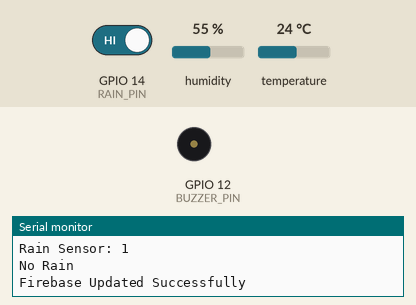
Simulated run of this sketch. Board: ESP8266 (NodeMCU). On the bench: buzzer (waves = sounding, pin HIGH), the last lines printed to the serial monitor. Inputs (shaded band) come from the test bench; at power-on: GPIO 14 (RAIN_PIN) HIGH, humidity 55 %, temperature 24 °C. WiFi joins after 1.5 s; servers stay silent unless stated; the local clock reads 2024-03-15 10:24:30 at power-on unless the sketch sets it.

Above: at 3.7 s.
3.8 s: GPIO 14 (RAIN_PIN) driven LOW
At 8.5 s:
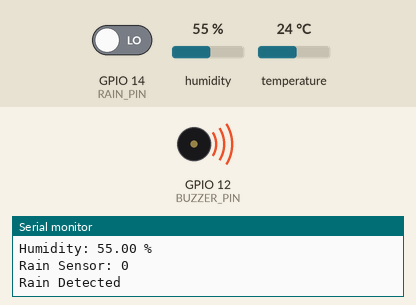
10.1 s: GPIO 14 (RAIN_PIN) driven HIGH
At 14.9 s:
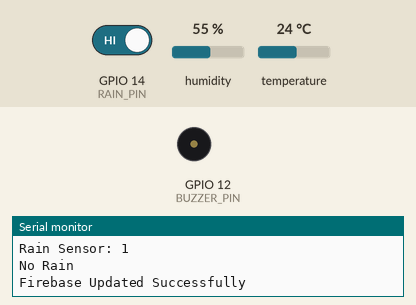
Timing chart, 0 to 16.4 s (numbered marks = the images above; inputs shaded):
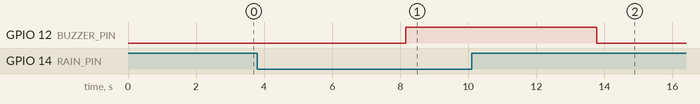

The sketch:

weather.ino
```cpp
#include <ESP8266WiFi.h>
#include <Firebase_ESP_Client.h>
#include <DHT.h>
#include "addons/TokenHelper.h"
#include <time.h>

/* WIFI SETTINGS */
#define WIFI_SSID "Wifi"
#define WIFI_PASSWORD "09070907"

/* FIREBASE SETTINGS */
#define API_KEY "AIzaSyCd2mUtd9bf3A8kRfDzUEMT-kS3ul7pE_k"
#define DATABASE_URL "https://weather-monitoring-e6913-default-rtdb.firebaseio.com/"

/* SENSOR PINS */
#define DHTPIN 2       // D4 GPIO2
#define RAIN_PIN 14    // D5 GPIO14
#define BUZZER_PIN 12  // D6 GPIO12

#define DHTTYPE DHT11

DHT dht(DHTPIN, DHTTYPE);

/* FIREBASE OBJECTS */
FirebaseData fbdo;
FirebaseAuth auth;
FirebaseConfig config;

/* NTP SERVER */
const char* ntpServer = "pool.ntp.org";

void setup()
{
  Serial.begin(115200);
  delay(1000);

  Serial.println();
  Serial.println("Starting Weather Station");

  /* PIN MODES */
  pinMode(RAIN_PIN, INPUT);
  pinMode(BUZZER_PIN, OUTPUT);

  digitalWrite(BUZZER_PIN, LOW);

  /* START DHT SENSOR */
  dht.begin();

  /* WIFI SETTINGS */
  WiFi.mode(WIFI_STA);
  WiFi.setSleepMode(WIFI_NONE_SLEEP);

  Serial.print("Connecting to WiFi: ");
  Serial.println(WIFI_SSID);

  WiFi.begin(WIFI_SSID, WIFI_PASSWORD);

  int retry = 0;

  while (WiFi.status() != WL_CONNECTED)
  {
    delay(500);
    Serial.print(".");

    retry++;

    if (retry > 40)
    {
      Serial.println();
      Serial.println("WiFi Connection Failed!");

      Serial.print("WiFi Status: ");
      Serial.println(WiFi.status());

      return;
    }
  }

  Serial.println();
  Serial.println("WiFi Connected!");

  Serial.print("IP Address: ");
  Serial.println(WiFi.localIP());

  /* TIME SYNC */
  configTime(0, 0, ntpServer);

  Serial.print("Syncing Time");

  time_t now = time(nullptr);

  while (now < 100000)
  {
    delay(500);
    Serial.print(".");
    now = time(nullptr);
  }

  Serial.println();
  Serial.println("Time Synced");

  /* FIREBASE CONFIG */
  config.api_key = API_KEY;
  config.database_url = DATABASE_URL;

  auth.user.email = "esp32@test.com";
  auth.user.password = "12345678";

  config.token_status_callback = tokenStatusCallback;

  Firebase.begin(&config, &auth);
  Firebase.reconnectWiFi(true);

  Serial.println("Firebase Ready");
}

void loop()
{
  float temperature = dht.readTemperature();
  float humidity = dht.readHumidity();

  int rainValue = digitalRead(RAIN_PIN);

  Serial.println("------------------------");

  /* CHECK SENSOR VALUES */
  if (isnan(temperature) || isnan(humidity))
  {
    Serial.println("DHT Sensor Read Failed");
    delay(2000);
    return;
  }

  /* PRINT VALUES */
  Serial.print("Temperature: ");
  Serial.print(temperature);
  Serial.println(" C");

  Serial.print("Humidity: ");
  Serial.print(humidity);
  Serial.println(" %");

  Serial.print("Rain Sensor: ");
  Serial.println(rainValue);

  /* BUZZER CONTROL */
  if (rainValue == LOW)
  {
    Serial.println("Rain Detected");
    digitalWrite(BUZZER_PIN, HIGH);
  }
  else
  {
    Serial.println("No Rain");
    digitalWrite(BUZZER_PIN, LOW);
  }

  /* SEND DATA TO FIREBASE */
  if (Firebase.ready())
  {
    bool t = Firebase.RTDB.setFloat(
      &fbdo,
      "/weather/temperature",
      temperature
    );

    bool h = Firebase.RTDB.setFloat(
      &fbdo,
      "/weather/humidity",
      humidity
    );

    bool r = Firebase.RTDB.setInt(
      &fbdo,
      "/weather/rain",
      rainValue
    );

    long now = time(nullptr);

    bool ts = Firebase.RTDB.setInt(
      &fbdo,
      "/weather/lastSeen",
      now
    );

    if (t && h && r && ts)
    {
      Serial.println("Firebase Updated Successfully");
    }
    else
    {
      Serial.println("Firebase Update Failed");
      Serial.println(fbdo.errorReason());
    }
  }
  else
  {
    Serial.println("Firebase Not Ready");
  }

  delay(5000);
}
```

Measured:
- after the input at 3.8 s, GPIO 12 (BUZZER_PIN): LOW → HIGH after 4.4 s
- after the input at 10.1 s, GPIO 12 (BUZZER_PIN): HIGH → LOW after 3.7 s
